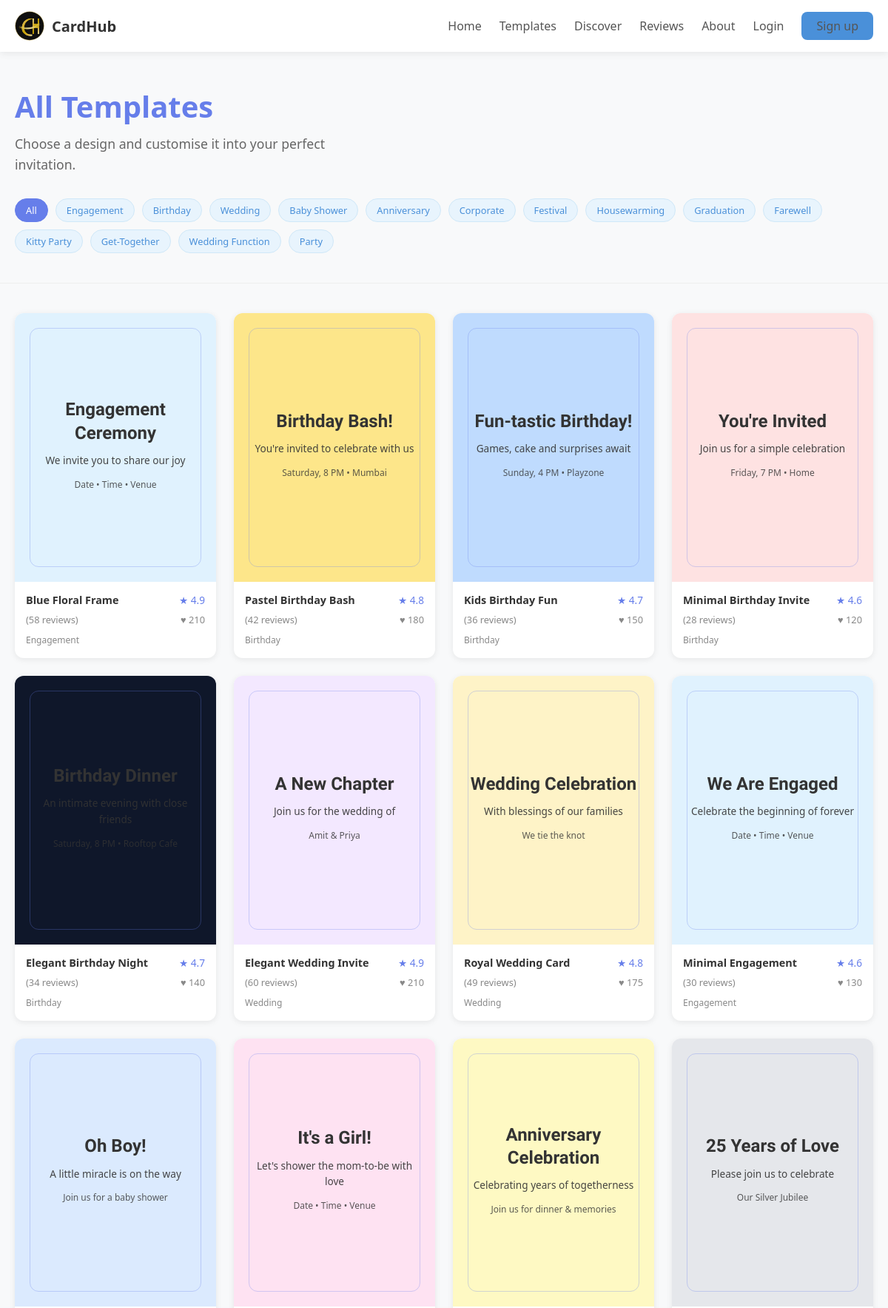
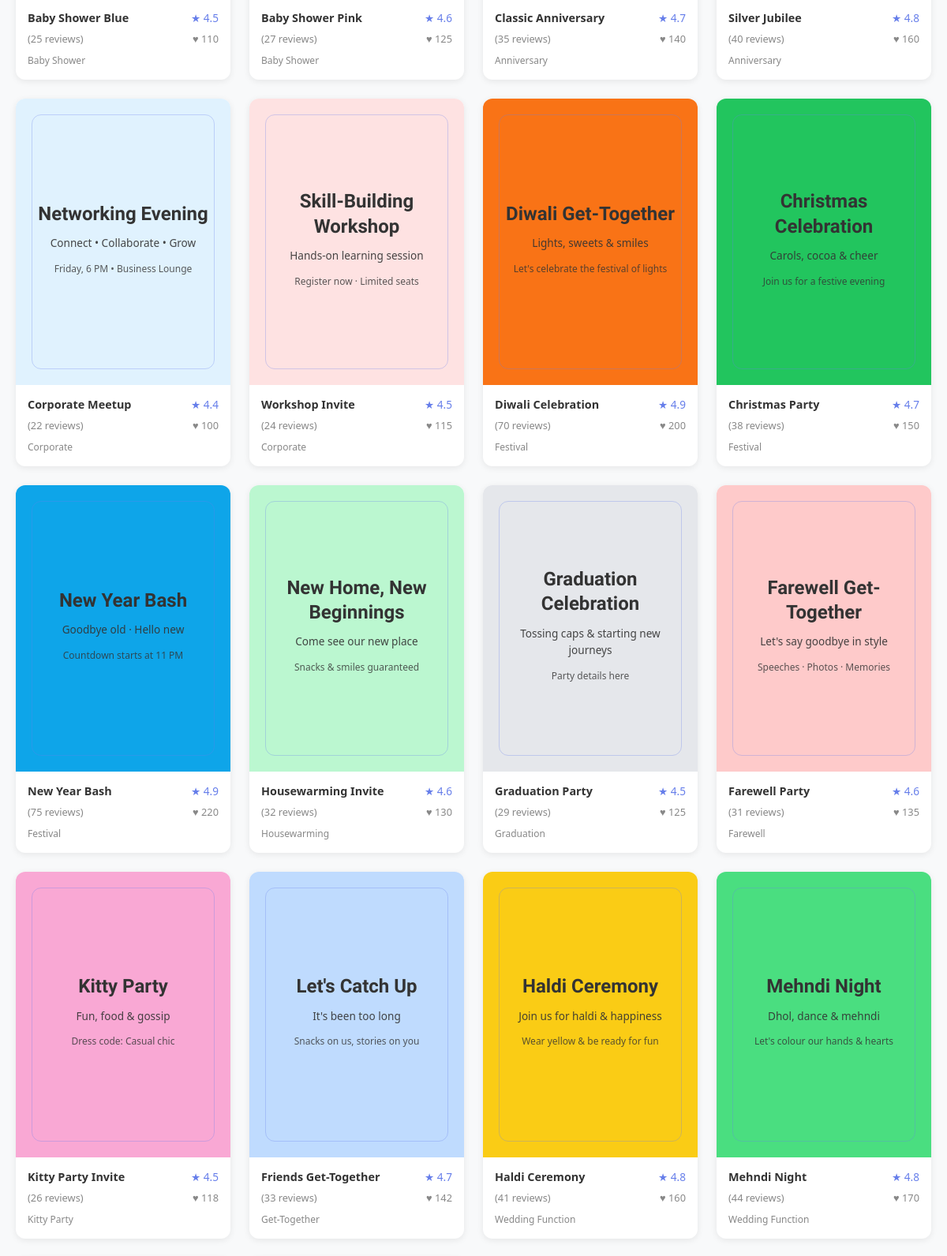
Page /templates (upper part) on the committed database (2 pictures, top to bottom).
### app.py (models this page shows, shortened)
class Template(db.Model):
    __tablename__ = "templates"
    id = db.Column(db.Integer, primary_key=True)
    name = db.Column(db.String(120), nullable=False)
    category = db.Column(db.String(80), nullable=False)
    thumbnail = db.Column(db.String(200), nullable=False, default="")
    bg_color = db.Column(db.String(20), nullable=False, default="#1e293b")
    bg_image = db.Column(db.String(200), nullable=True)
    title_text = db.Column(db.String(200), nullable=False)
    line1_text = db.Column(db.String(200), nullable=False)
    line2_text = db.Column(db.String(200), nullable=False)
    label_text = db.Column(db.String(200), nullable=True, default="")
    likes = db.Column(db.Integer, default=0)
    rating = db.Column(db.Float, default=4.7)
    review_count = db.Column(db.Integer, default=0)
    reviews = db.relationship("Review", backref="template", lazy=True)

### app.py (the view)
@app.route("/templates")
def templates_gallery():
    category = request.args.get("category")
    if category:
        templates = Template.query.filter_by(category=category).all()
    else:
        templates = Template.query.all()
    categories = [c[0] for c in db.session.query(Template.category).distinct().all()]
    attach_meta(templates)
    return render_template("templates_gallery.html", templates=templates, categories=categories, active_category=category)

### app.py (called while the page is built)
def current_user():
    uid = session.get("user_id")
    if not uid:
        return None
    return db.session.get(User, uid)

def attach_meta(templates):
    for t in templates:
        base_likes = t.likes or random.randint(35, 220)
        base_reviews = t.review_count or random.randint(4, 45)
        base_rating = t.rating or round(random.uniform(4.2, 4.9), 1)
        real_reviews = t.reviews
        if real_reviews:
            base_reviews = len(real_reviews)
            base_rating = round(sum(r.rating for r in real_reviews) / len(real_reviews), 1)
        t.dynamic_likes = base_likes
        t.dynamic_reviews = base_reviews
        t.dynamic_rating = base_rating
        t.sample_comment = random.choice(REVIEW_SNIPPETS)

@app.context_processor
def inject_globals():
    user = current_user()
    return {
        "current_user_obj": user,
        "USER_ROLE": "free"
    }

### templates/templates_gallery.html (shortened to what this page needs)
{% extends 'base.html' %}
{% block content %}
<section class="section">
  <div class="container" style="border-bottom: 1px solid #eee; padding-bottom: 40px; margin-bottom: 40px;">
    <div style="display: flex; flex-direction: column; gap: 20px;">
      <div>
        <h1 style="font-size: 2.5rem; color: #667eea; margin-bottom: 10px;">All Templates</h1>
        <p style="color: #666; font-size: 1.1rem; max-width: 500px;">Choose a design and customise it into your perfect invitation.</p>
      </div>
      <div style="display: flex; flex-wrap: wrap; gap: 10px;">
        <a href="{{ url_for('templates_gallery') }}" class="tag" style="{% if not active_category %}background: #667eea; color: white; border-color: #667eea;{% endif %}">All</a>
        {% for cat in categories %}
        <a href="{{ url_for('templates_gallery', category=cat) }}" class="tag" style="{% if active_category == cat %}background: #667eea; color: white; border-color: #667eea;{% endif %}">{{ cat }}</a>
        {% endfor %}
      </div>
    </div>
  </div>
  <div class="container">
    {% if templates %}
    <div class="grid grid-4">
      {% for t in templates %}
      <a href="{{ url_for('template_detail', template_id=t.id) }}" style="text-decoration: none;">
        <div class="card" style="height: 100%;">
          {% if t.bg_image %}
          <div style="aspect-ratio: 3/4; background-image: url('{{ t.bg_image }}'); background-size: cover; background-position: center; display: flex; align-items: center; justify-content: center; position: relative;">
            <div style="position: absolute; inset: 0; background: rgba(0,0,0,0.5);"></div>
            <div style="position: absolute; inset: 20px; border-radius: 12px; border: 1px solid rgba(102, 126, 234, 0.3); pointer-events: none;"></div>
            <div style="position: relative; z-index: 1; color: white; text-align: center; padding: 20px; width: 85%;">
              {% if t.label_text %}<p style="font-size: 0.7rem; text-transform: uppercase; letter-spacing: 1px; opacity: 0.8;">{{ t.label_text }}</p>{% endif %}
              {% if t.title_text %}<h3 style="font-size: 1.5rem; font-family: 'Great Vibes', cursive; margin: 5px 0;">{{ t.title_text }}</h3>{% endif %}
              {% if t.line1_text %}<p style="font-size: 0.85rem; opacity: 0.9; margin-top: 10px;">{{ t.line1_text }}</p>{% endif %}
              {% if t.line2_text %}<p style="font-size: 0.75rem; opacity: 0.8; margin-top: 8px;">{{ t.line2_text }}</p>{% endif %}
            </div>
          </div>
          {% else %}
          <div style="aspect-ratio: 3/4; background: {{ t.bg_color or '#f0f0f0' }}; display: flex; align-items: center; justify-content: center; text-align: center; position: relative;">
            <div style="position: absolute; inset: 20px; border-radius: 12px; border: 1px solid rgba(102, 126, 234, 0.3); pointer-events: none;"></div>
            <div style="color: #333; width: 85%;">
              {% if t.title_text %}<h3 style="font-size: 1.5rem; font-family: 'Great Vibes', cursive; margin: 5px 0;">{{ t.title_text }}</h3>{% endif %}
              {% if t.line1_text %}<p style="font-size: 0.85rem; opacity: 0.9; margin-top: 10px;">{{ t.line1_text }}</p>{% endif %}
              {% if t.line2_text %}<p style="font-size: 0.75rem; opacity: 0.8; margin-top: 8px;">{{ t.line2_text }}</p>{% endif %}
            </div>
          </div>
          {% endif %}
          <div style="padding: 15px;">
            <div style="display: flex; justify-content: space-between; align-items: center;">
              <span style="font-weight: 600; color: #333; font-size: 0.9rem;">{{ t.name }}</span>
              <span style="color: #667eea; font-size: 0.85rem;">★ {{ '%.1f'|format(t.dynamic_rating or 4.5) }}</span>
            </div>
            <div style="display: flex; justify-content: space-between; margin-top: 8px; font-size: 0.8rem; color: #888;">
              <span>({{ t.dynamic_reviews or 0 }} reviews)</span>
              <span>♥ {{ t.dynamic_likes or 0 }}</span>
            </div>
            <span style="display: inline-block; margin-top: 10px; font-size: 0.75rem; color: #888;">{{ t.category }}</span>
          </div>
        </div>
      </a>
      {% endfor %}
    </div>
    {% endif %}
  </div>
</section>
{% endblock %}

### static/css/styles.css (style rules this page uses)
* { -webkit-tap-highlight-color: transparent; box-sizing: border-box; }
html, body { overflow-x: hidden; scroll-behavior: smooth; }
body { background: #f8f9fa; font-family: 'Segoe UI', system-ui, sans-serif; color: #333; -webkit-font-smoothing: antialiased; min-height: 100vh; margin: 0; padding: 0; }
.container { max-width: 1200px; margin: 0 auto; padding: 0 20px; }
.card { background: white; border-radius: 12px; box-shadow: 0 2px 8px rgba(0,0,0,0.08); overflow: hidden; transition: transform 0.3s ease, box-shadow 0.3s ease; }
h1, h2, h3, h4, h5, h6 { margin: 0 0 12px 0; font-weight: 600; line-height: 1.3; }
h1 { font-size: 1.75rem; }
h3 { font-size: 1.25rem; }
p { margin: 0 0 12px 0; line-height: 1.6; }
a { color: #4a90d9; text-decoration: none; }
.section { padding: 48px 0; }
.grid { display: grid; gap: 1.5rem; }
.grid-4 { grid-template-columns: repeat(4, 1fr); }
.tag { display: inline-block; padding: 6px 14px; border-radius: 20px; font-size: 0.8rem; font-weight: 500; background: #e8f4fd; color: #4a90d9; border: 1px solid #d0e8f8; }

### rows in the picture
Template: title_text "Engagement Ceremony", line1_text "We invite you to share our joy", line2_text "Date • Time • Venue", name "Blue Floral Frame", rating "4.9", review_count "58", likes "210", category "Engagement"
Template: title_text "Birthday Bash!", line1_text "You're invited to celebrate with us", line2_text "Saturday, 8 PM • Mumbai", name "Pastel Birthday Bash", rating "4.8", review_count "42", likes "180", category "Birthday"
Template: title_text "Fun-tastic Birthday!", line1_text "Games, cake and surprises await", line2_text "Sunday, 4 PM • Playzone", name "Kids Birthday Fun", rating "4.7", review_count "36", likes "150", category "Birthday"
Template: title_text "You're Invited", line1_text "Join us for a simple celebration", line2_text "Friday, 7 PM • Home", name "Minimal Birthday Invite", rating "4.6", review_count "28", likes "120", category "Birthday"
Template: title_text "Birthday Dinner", line1_text "An intimate evening with close friends", line2_text "Saturday, 8 PM • Rooftop Cafe", name "Elegant Birthday Night", rating "4.7", review_count "34", likes "140", category "Birthday"
Template: title_text "A New Chapter", line1_text "Join us for the wedding of", line2_text "Amit & Priya", name "Elegant Wedding Invite", rating "4.9", review_count "60", likes "210", category "Wedding"
Template: title_text "Wedding Celebration", line1_text "With blessings of our families", line2_text "We tie the knot", name "Royal Wedding Card", rating "4.8", review_count "49", likes "175", category "Wedding"
Template: title_text "We Are Engaged", line1_text "Celebrate the beginning of forever", line2_text "Date • Time • Venue", name "Minimal Engagement", rating "4.6", review_count "30", likes "130", category "Engagement"
Template: title_text "Oh Boy!", line1_text "A little miracle is on the way", line2_text "Join us for a baby shower", name "Baby Shower Blue", rating "4.5", review_count "25", likes "110", category "Baby Shower"
Template: title_text "It's a Girl!", line1_text "Let's shower the mom-to-be with love", line2_text "Date • Time • Venue", name "Baby Shower Pink", rating "4.6", review_count "27", likes "125", category "Baby Shower"
Template: title_text "Anniversary Celebration", line1_text "Celebrating years of togetherness", line2_text "Join us for dinner & memories", name "Classic Anniversary", rating "4.7", review_count "35", likes "140", category "Anniversary"
Template: title_text "25 Years of Love", line1_text "Please join us to celebrate", line2_text "Our Silver Jubilee", name "Silver Jubilee", rating "4.8", review_count "40", likes "160", category "Anniversary"
Template: title_text "Networking Evening", line1_text "Connect • Collaborate • Grow", line2_text "Friday, 6 PM • Business Lounge", name "Corporate Meetup", rating "4.4", review_count "22", likes "100", category "Corporate"
Template: title_text "Skill-Building Workshop", line1_text "Hands-on learning session", line2_text "Register now · Limited seats", name "Workshop Invite", rating "4.5", review_count "24", likes "115", category "Corporate"
Template: title_text "Diwali Get-Together", line1_text "Lights, sweets & smiles", line2_text "Let's celebrate the festival of lights", name "Diwali Celebration", rating "4.9", review_count "70", likes "200", category "Festival"
Template: title_text "Christmas Celebration", line1_text "Carols, cocoa & cheer", line2_text "Join us for a festive evening", name "Christmas Party", rating "4.7", review_count "38", likes "150", category "Festival"
Template: title_text "New Year Bash", line1_text "Goodbye old · Hello new", line2_text "Countdown starts at 11 PM", name "New Year Bash", rating "4.9", review_count "75", likes "220", category "Festival"
Template: title_text "New Home, New Beginnings", line1_text "Come see our new place", line2_text "Snacks & smiles guaranteed", name "Housewarming Invite", rating "4.6", review_count "32", likes "130", category "Housewarming"
Template: title_text "Graduation Celebration", line1_text "Tossing caps & starting new journeys", line2_text "Party details here", name "Graduation Party", rating "4.5", review_count "29", likes "125", category "Graduation"
Template: title_text "Farewell Get-Together", line1_text "Let's say goodbye in style", line2_text "Speeches · Photos · Memories", name "Farewell Party", rating "4.6", review_count "31", likes "135", category "Farewell"
Template: title_text "Kitty Party", line1_text "Fun, food & gossip", line2_text "Dress code: Casual chic", name "Kitty Party Invite", rating "4.5", review_count "26", likes "118", category "Kitty Party"
Template: title_text "Let's Catch Up", line1_text "It's been too long", line2_text "Snacks on us, stories on you", name "Friends Get-Together", rating "4.7", review_count "33", likes "142", category "Get-Together"
Template: title_text "Haldi Ceremony", line1_text "Join us for haldi & happiness", line2_text "Wear yellow & be ready for fun", name "Haldi Ceremony", rating "4.8", review_count "41", likes "160", category "Wedding Function"
Template: title_text "Mehndi Night", line1_text "Dhol, dance & mehndi", line2_text "Let's colour our hands & hearts", name "Mehndi Night", rating "4.8", review_count "44", likes "170", category "Wedding Function"

### other values in the picture
{{ label }} "Home Templates Discover Reviews About Login"
{{ cat }} "Engagement" "Birthday" "Wedding" "Baby Shower" "Anniversary" "Corporate" "Festival" "Housewarming" "Graduation" "Farewell" "Kitty Party" "Get-Together" "Wedding Function" "Party"
